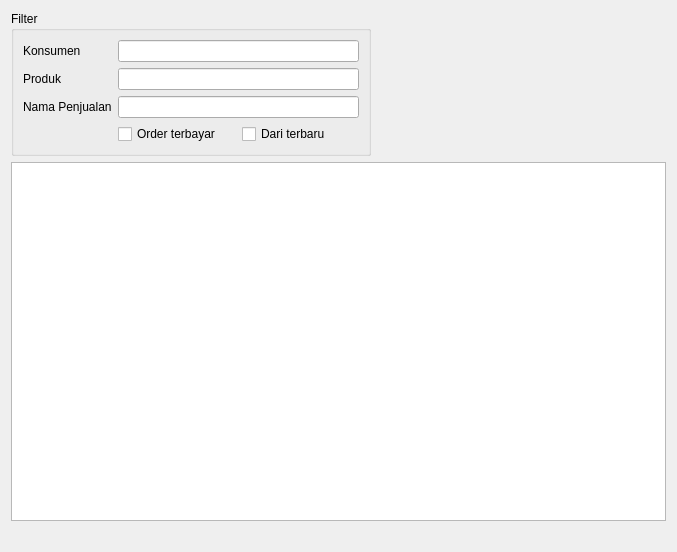
<?xml version="1.0" encoding="UTF-8"?>
<ui version="4.0">
 <class>ManagerOrderDialog</class>
 <widget class="QDialog" name="ManagerOrderDialog">
  <property name="geometry">
   <rect>
    <x>0</x>
    <y>0</y>
    <width>677</width>
    <height>552</height>
   </rect>
  </property>
  <property name="windowTitle">
   <string>Kelola Order</string>
  </property>
  <layout class="QVBoxLayout" name="verticalLayout_2">
   <item>
    <widget class="QGroupBox" name="groupBox">
     <property name="sizePolicy">
      <sizepolicy hsizetype="Fixed" vsizetype="Fixed">
       <horstretch>0</horstretch>
       <verstretch>0</verstretch>
      </sizepolicy>
     </property>
     <property name="minimumSize">
      <size>
       <width>360</width>
       <height>0</height>
      </size>
     </property>
     <property name="title">
      <string>Filter</string>
     </property>
     <layout class="QFormLayout" name="formLayout">
      <item row="0" column="0">
       <widget class="QLabel" name="label_2">
        <property name="text">
         <string>Konsumen</string>
        </property>
       </widget>
      </item>
      <item row="0" column="1">
       <widget class="QLineEdit" name="lineEdit"/>
      </item>
      <item row="1" column="0">
       <widget class="QLabel" name="label_3">
        <property name="text">
         <string>Produk</string>
        </property>
       </widget>
      </item>
      <item row="1" column="1">
       <widget class="QLineEdit" name="lineEdit2"/>
      </item>
      <item row="2" column="0">
       <widget class="QLabel" name="label_4">
        <property name="text">
         <string>Nama Penjualan</string>
        </property>
       </widget>
      </item>
      <item row="2" column="1">
       <widget class="QLineEdit" name="lineEdit3">
        <property name="enabled">
         <bool>true</bool>
        </property>
       </widget>
      </item>
      <item row="3" column="1">
       <layout class="QHBoxLayout" name="horizontalLayout">
        <item>
         <widget class="QCheckBox" name="checkBox">
          <property name="toolTip">
           <string>Tampilkan juga order yang sudah dibayar</string>
          </property>
          <property name="text">
           <string>Order terbayar</string>
          </property>
         </widget>
        </item>
        <item>
         <widget class="QCheckBox" name="checkBox2">
          <property name="text">
           <string>Dari terbaru</string>
          </property>
         </widget>
        </item>
       </layout>
      </item>
     </layout>
    </widget>
   </item>
   <item>
    <layout class="QVBoxLayout" name="verticalLayout">
     <property name="spacing">
      <number>0</number>
     </property>
     <item>
      <widget class="QTableView" name="tableView">
       <property name="enabled">
        <bool>true</bool>
       </property>
       <property name="contextMenuPolicy">
        <enum>Qt::CustomContextMenu</enum>
       </property>
       <property name="sizeAdjustPolicy">
        <enum>QAbstractScrollArea::AdjustToContents</enum>
       </property>
       <property name="editTriggers">
        <set>QAbstractItemView::NoEditTriggers</set>
       </property>
       <property name="alternatingRowColors">
        <bool>true</bool>
       </property>
       <property name="selectionBehavior">
        <enum>QAbstractItemView::SelectRows</enum>
       </property>
       <property name="verticalScrollMode">
        <enum>QAbstractItemView::ScrollPerPixel</enum>
       </property>
       <property name="horizontalScrollMode">
        <enum>QAbstractItemView::ScrollPerPixel</enum>
       </property>
       <attribute name="horizontalHeaderStretchLastSection">
        <bool>true</bool>
       </attribute>
       <attribute name="verticalHeaderVisible">
        <bool>false</bool>
       </attribute>
       <attribute name="verticalHeaderMinimumSectionSize">
        <number>18</number>
       </attribute>
       <attribute name="verticalHeaderDefaultSectionSize">
        <number>18</number>
       </attribute>
      </widget>
     </item>
    </layout>
   </item>
   <item>
    <widget class="QLabel" name="label">
     <property name="text">
      <string/>
     </property>
    </widget>
   </item>
  </layout>
 </widget>
 <resources/>
 <connections/>
</ui>
